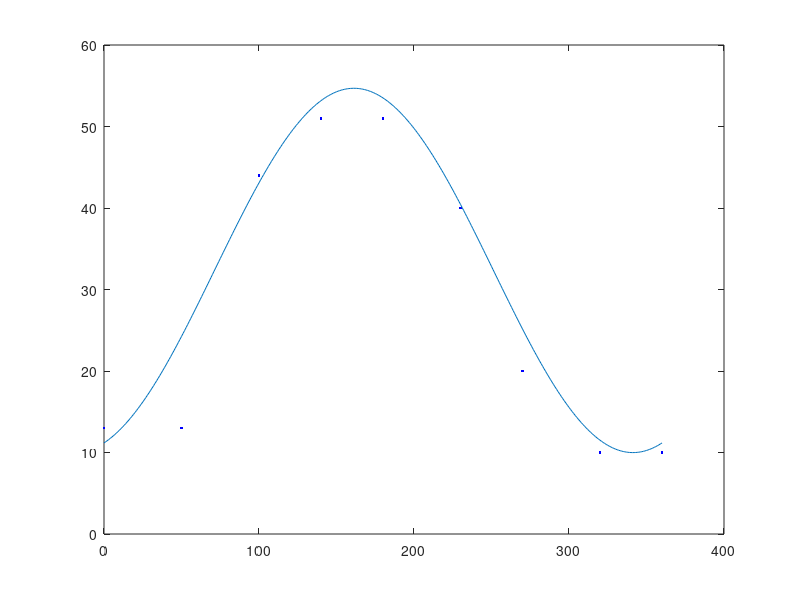

This chart was generated by the following MATLAB code:
%this is the reproduction of 1.6B from the book

%movement direction in degrees (estimates based on graph)
sVals = [0 50 100 140 180 230 270 320 360];

%firing rate (estimates for numbers based on graph)
fVals = [13 13 44 51 51 40 20 10 10];

%tuning curve x values
tunCurveX = 0:1:360;

%tuning curve y values and parameter values
r0 = 32.34;
s_max = 161.25;
r_max = 54.69;
tunCurveY = r0 + (r_max - r0)*cosd(tunCurveX-s_max);

figure
plot(sVals,fVals,'b.');
hold on
plot(tunCurveX,tunCurveY);
hold off